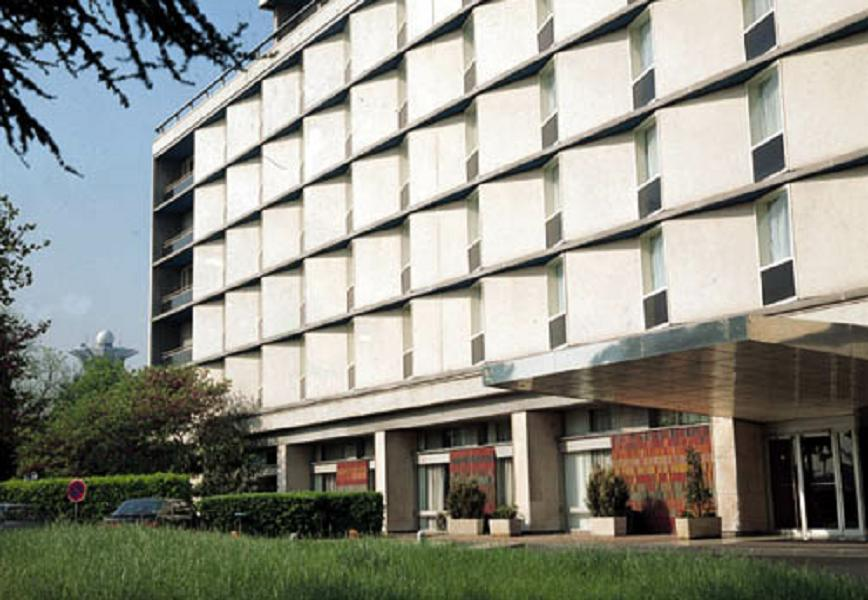
#> input picture Data/building.jpg, 868 x 600 px
$ python Harris_Corners.py
#> lines starting #> are read from the running program, lines starting #| are printed output that depends on the picture
import cv2 as cv
import numpy as np
import argparse
title_window = 'Harris_Corners.py'

source_window = 'Source image'
corners_window = 'Corners detected'
max_thresh = 255

def cornerHarris_demo(val):
    thresh = val

    # Detector parameters
    blockSize = 2
    apertureSize = 3
    k = 0.04

    # Detecting corners
    dst1 = cv.cornerHarris(src_gray, blockSize, apertureSize, k)

    # Normalizing
    dst_norm = np.empty(dst1.shape, dtype=np.float32)
    cv.normalize(dst1, dst_norm, alpha=0, beta=255, norm_type=cv.NORM_MINMAX)
    dst_norm_scaled = cv.convertScaleAbs(dst_norm)

    # Drawing a circle around corners
    for i in range(dst_norm.shape[0]):
        for j in range(dst_norm.shape[1]):
            if int(dst_norm[i,j]) > thresh:
                cv.circle(dst_norm_scaled, (j,i), 5, (0), 2)

    # Showing the result
    cv.namedWindow(corners_window)
    cv.imshow(corners_window, dst_norm_scaled)

# Load source image and convert it to gray
parser = argparse.ArgumentParser(description='Code for Harris corner detector tutorial.')
parser.add_argument('--input', help='Path to input image.', default='../../Data/building.jpg')
args = parser.parse_args()

src = cv.imread(cv.samples.findFile(args.input))
#> src is the input picture: shape (600, 868, 3); mean B, G, R 133.7, 143.6, 142.9
if src is None:
    print('Could not open or find the image:', args.input)
    exit(0)

src_gray = cv.cvtColor(src, cv.COLOR_BGR2GRAY)
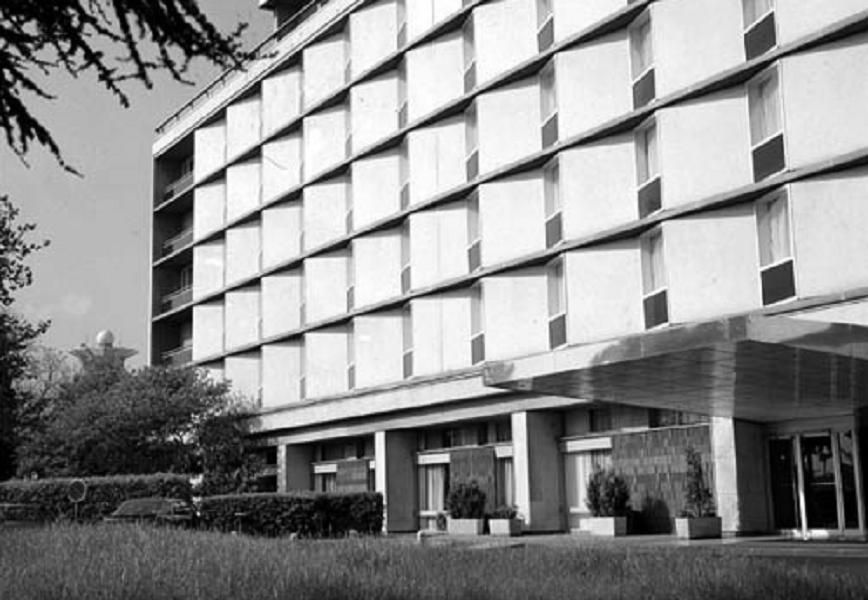
#> src_gray: shape (600, 868); min 0, max 255, mean 142.3

# Create a window and a trackbar
cv.namedWindow(source_window)
thresh = 200 # initial threshold
cv.createTrackbar('Threshold: ', source_window, thresh, max_thresh, cornerHarris_demo)
cv.imshow(source_window, src)
cornerHarris_demo(thresh)
#> in cornerHarris_demo, `dst1 = cv.cornerHarris(src_gray, blockSize, apertureSize, k)`:
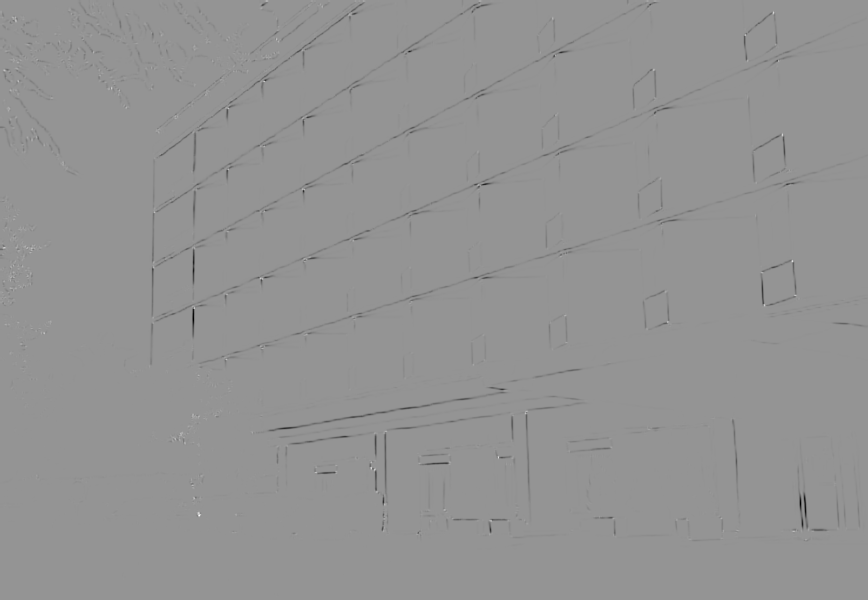
#> dst1: shape (600, 868) float32; min -0.00978, max 0.00704, mean -4.53e-05; drawn with min black and max white
#> after the loop in cornerHarris_demo, `for i in range(dst_norm.shape[0]):`:
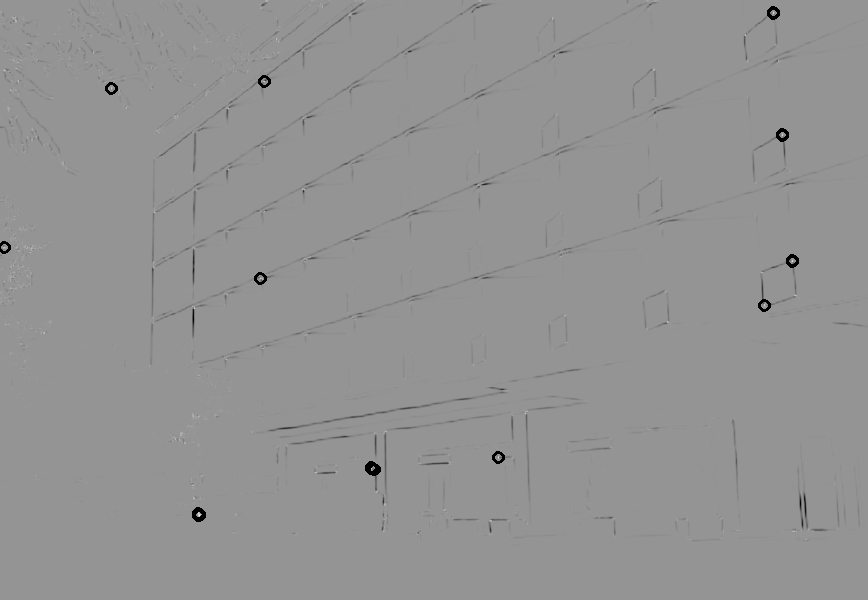
#> dst_norm_scaled: shape (600, 868); min 0, max 255, mean 147

cv.waitKey()

$ run again, with Data/01.JPG copied over Data/building.jpg
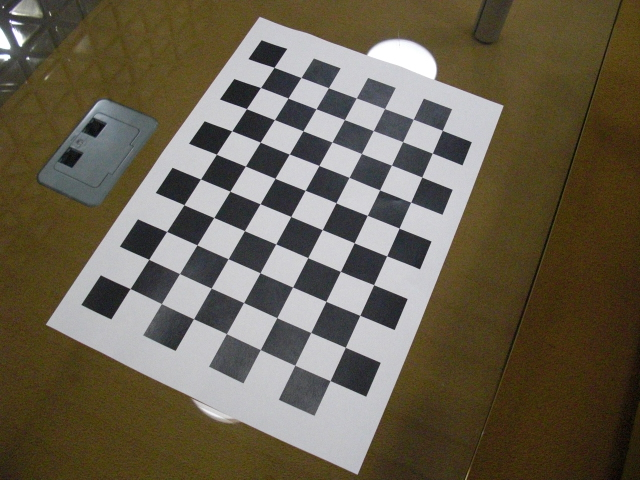
#> input picture Data/01.JPG, 640 x 480 px
#> src is the input picture: shape (480, 640, 3); mean B, G, R 79.4, 96.7, 105.1
#> `src_gray = cv.cvtColor(src, cv.COLOR_BGR2GRAY)`:
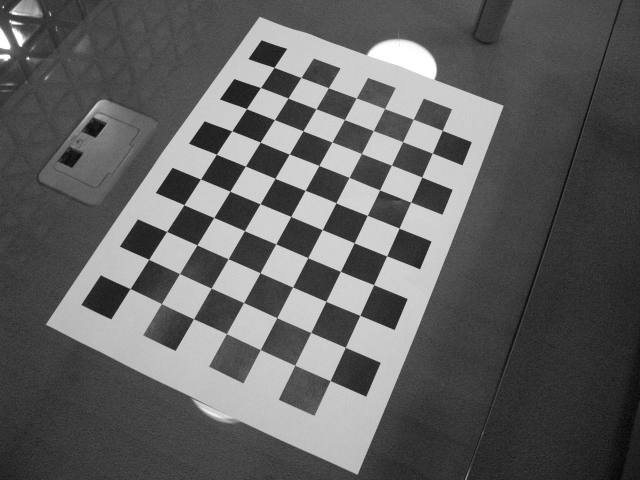
#> src_gray: shape (480, 640); min 4, max 255, mean 97.2
#> after the loop in cornerHarris_demo, `for i in range(dst_norm.shape[0]):`:
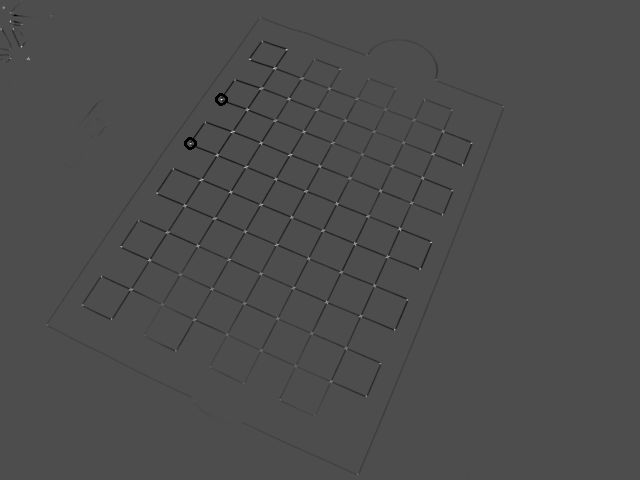
#> dst_norm_scaled: shape (480, 640); min 0, max 255, mean 76.2

$ run again, with Data/GeneticDrawingExample.jpg copied over Data/building.jpg
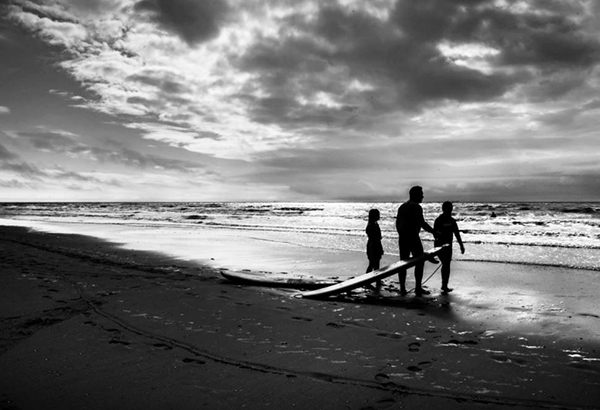
#> input picture Data/GeneticDrawingExample.jpg, 600 x 410 px
#> src is the input picture: shape (410, 600, 3); min 0, max 255, mean 116.6
#> in cornerHarris_demo, `dst1 = cv.cornerHarris(src_gray, blockSize, apertureSize, k)`:
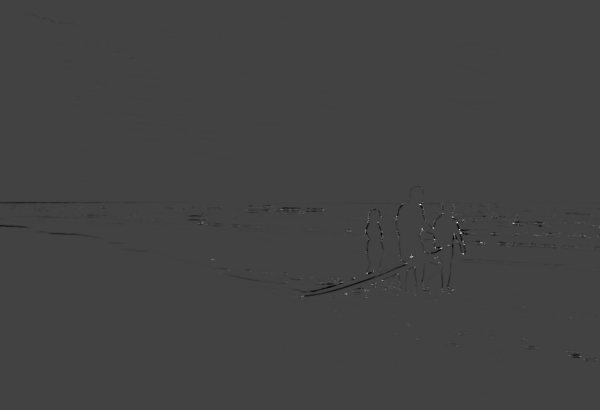
#> dst1: shape (410, 600) float32; min -0.0194, max 0.0555, mean -3.98e-05; drawn with min black and max white
#> after the loop in cornerHarris_demo, `for i in range(dst_norm.shape[0]):`:
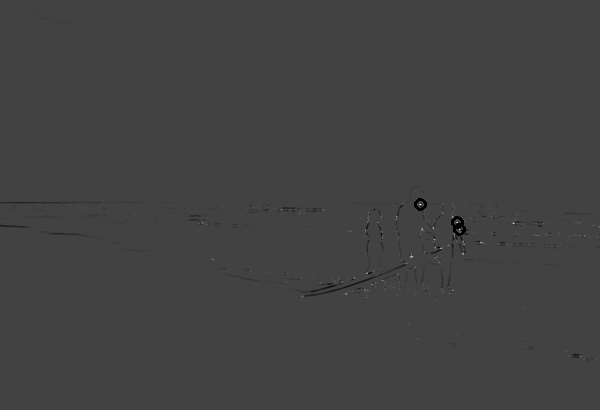
#> dst_norm_scaled: shape (410, 600); min 0, max 255, mean 65.8
